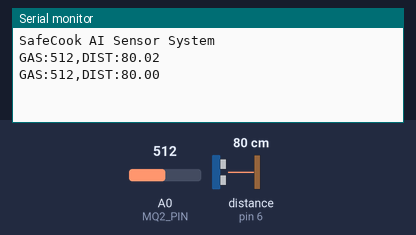
Simulated run of this sketch. Board: Arduino Uno, built with avr-gcc and run on an emulated ATmega328P. On the bench: the last lines printed to the serial monitor. Wiring (inferred from the names in the program): ultrasonic range finder: trigger pin 7; echo pin 6. Inputs (shaded band) come from the test bench; at power-on: distance to the obstacle (sensor on pin 6) 80 cm, A0 (MQ2_PIN) = 512. The echo pulse lasts 58.3 µs per cm.

Above: at 1.8 s.
1.9 s: distance to the obstacle (sensor on pin 6) set to 2 cm
At 2.4 s:
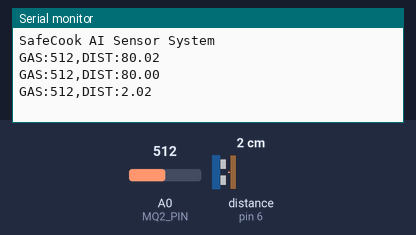
3.4 s: A0 (MQ2_PIN) set to 716
At 4.7 s:
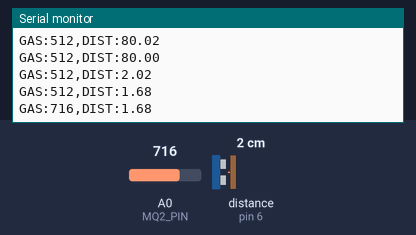
4.9 s: distance to the obstacle (sensor on pin 6) set to 4 cm
At 5.9 s:
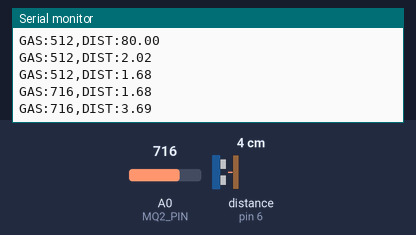
6.4 s: A0 (MQ2_PIN) set to 900
At 7.8 s:
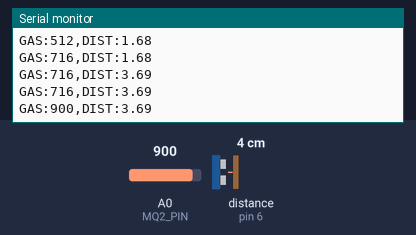
Timing chart, 0 to 8.9 s (numbered marks = the images above; inputs shaded):
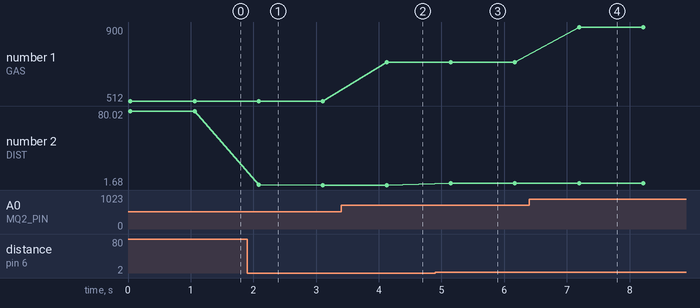

Measured:
- after the input at 1.9 s, the serial monitor: prints a new line after 0.18 s (image 1)
- after the input at 3.4 s, the serial monitor: prints a new line after 0.73 s (image 2)
- after the input at 4.9 s, the serial monitor: prints a new line after 0.25 s (image 3)
- after the input at 6.4 s, the serial monitor: prints a new line after 0.79 s (image 4)
- plotted number 1: 512 → 716 after the input at 3.4 s, 716 → 900 after the input at 6.4 s
- plotted number 2: 80 → 1.68 after the input at 1.9 s, 1.68 → 3.69 after the input at 4.9 s

The sketch:

Gas_UltraSonic.ino
```cpp
#include <SoftwareSerial.h>

#define MQ2_PIN A0

#define TRIG_PIN 7
#define ECHO_PIN 6

// HC-05
// Arduino D10 = RX  <- HC-05 TX
// Arduino D11 = TX  -> HC-05 RX
SoftwareSerial BTSerial(10, 11);

void setup() {

  Serial.begin(9600);
  BTSerial.begin(9600);

  pinMode(MQ2_PIN, INPUT);
  pinMode(TRIG_PIN, OUTPUT);
  pinMode(ECHO_PIN, INPUT);

  Serial.println("SafeCook AI Sensor System");
  BTSerial.println("SafeCook AI Sensor System");
}

void loop() {

  // -------------------------
  // MQ-2
  // -------------------------
  int gasValue = analogRead(MQ2_PIN);

  // -------------------------
  // HC-SR04
  // -------------------------
  digitalWrite(TRIG_PIN, LOW);
  delayMicroseconds(2);

  digitalWrite(TRIG_PIN, HIGH);
  delayMicroseconds(10);

  digitalWrite(TRIG_PIN, LOW);

  long duration = pulseIn(ECHO_PIN, HIGH, 30000);

  float distance = -1;

  if (duration > 0) {
    distance = duration * 0.0343 / 2.0;
  }

  // -------------------------
  // Build SafeCook message
  // -------------------------

  Serial.print("GAS:");
  Serial.print(gasValue);

  Serial.print(",DIST:");

  BTSerial.print("GAS:");
  BTSerial.print(gasValue);

  BTSerial.print(",DIST:");

  if (distance < 0) {

    Serial.println("NO_ECHO");
    BTSerial.println("NO_ECHO");

  } else {

    Serial.println(distance, 2);
    BTSerial.println(distance, 2);
  }

  delay(1000);
}
```
